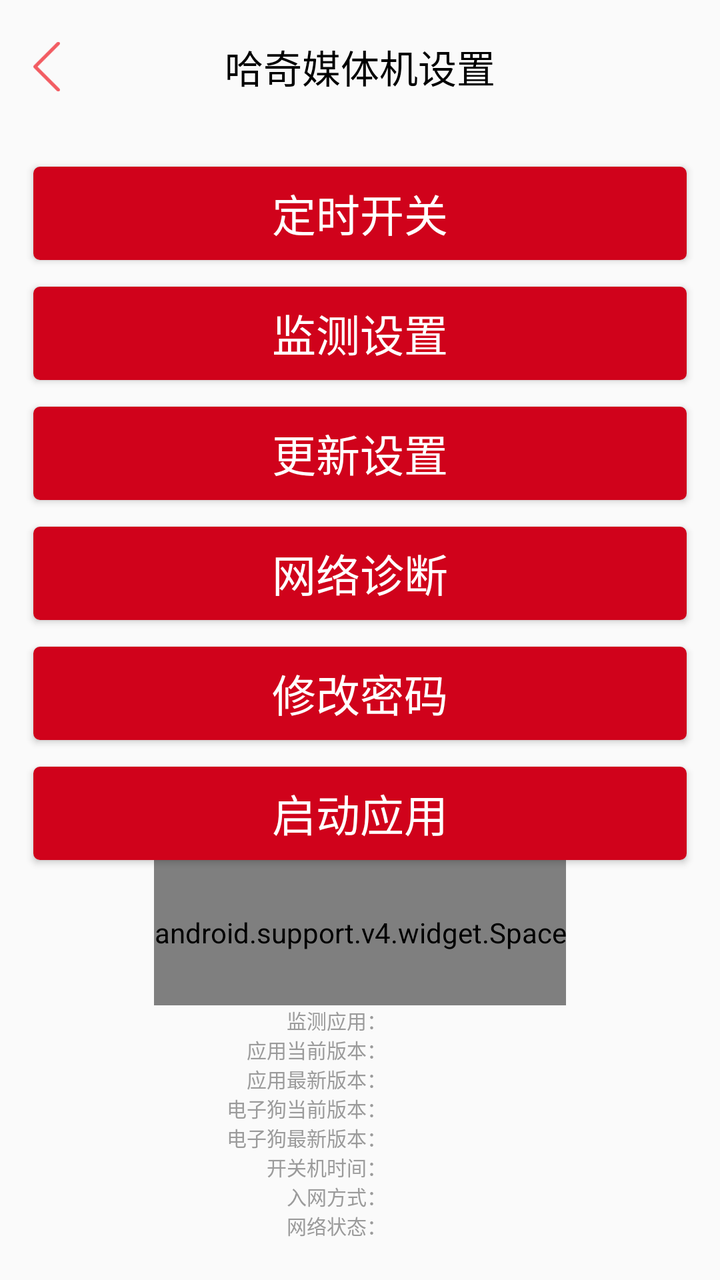
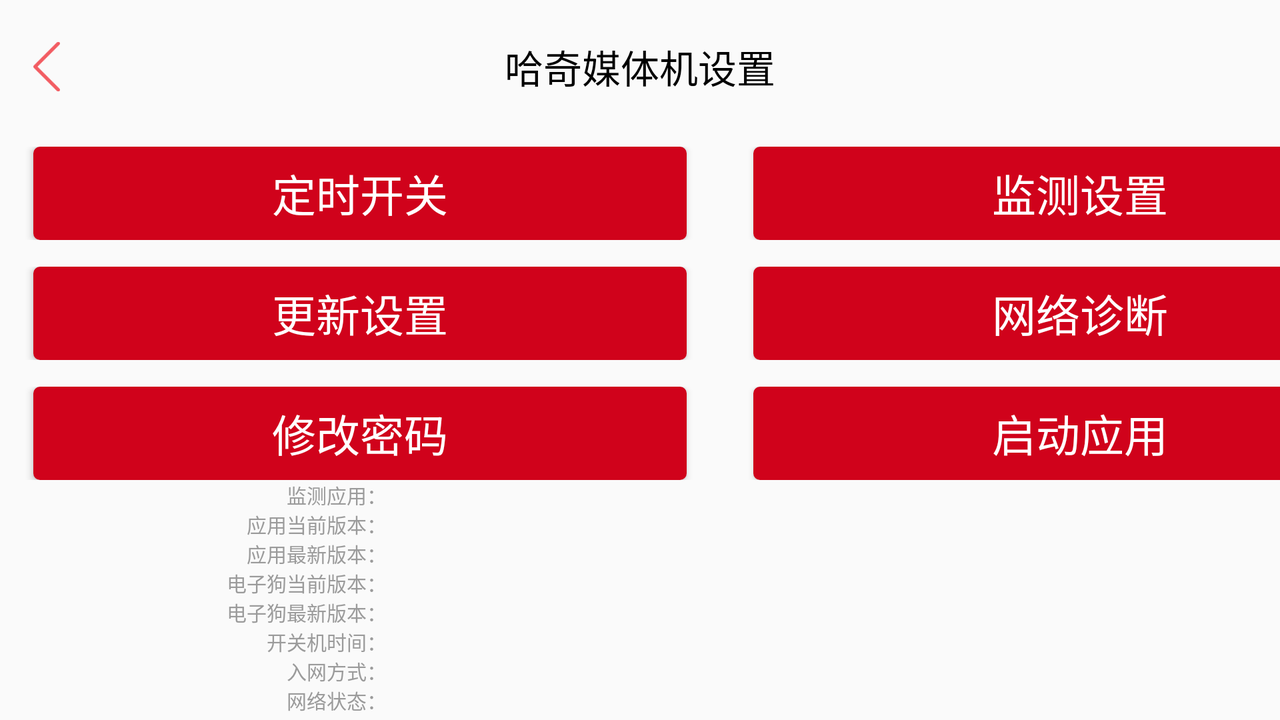

Two renders of one Android screen. The first uses the default layout on a phone; the second uses the alternative layout the repository ships for a different screen configuration, on a matching device. The two XML files are below.
<!-- AndroidManifest.xml: activity theme AppTheme -->
<!-- res/layout/activity_main_menu.xml -->
<LinearLayout xmlns:android="http://schemas.android.com/apk/res/android"
    xmlns:tools="http://schemas.android.com/tools"
    android:layout_width="match_parent"
    android:layout_height="match_parent"
    android:gravity="center_horizontal"
    android:orientation="vertical">

    <include layout="@layout/top_title_layout" />


    <Button
        android:id="@+id/on_off_btn"
        style="@style/ButtonFont"
        android:layout_marginTop="50px"
        android:text="@string/timing_on_off_setting" />

    <Button
        android:id="@+id/edog_seting_btn"
        style="@style/ButtonFont"
        android:layout_marginTop="40px"
        android:text="@string/edog_setting" />

    <Button
        android:id="@+id/btn_check_update"
        style="@style/ButtonFont"
        android:layout_marginTop="40px"
        android:text="@string/update_setting" />

    <Button
        android:id="@+id/btn_check_network"
        style="@style/ButtonFont"
        android:layout_marginTop="40px"
        android:text="@string/check_network" />


    <Button
        android:id="@+id/modify_pwd_setting_btn"
        style="@style/ButtonFont"
        android:layout_marginTop="40px"
        android:text="@string/modify_pwd" />

    <Button
        android:id="@+id/open_puji_guanjia_btn"
        style="@style/ButtonFont"
        android:layout_marginTop="40px"
        android:text="@string/open_puji_guanjia_btn" />

    <android.support.v4.widget.Space
        android:layout_width="wrap_content"
        android:layout_height="wrap_content"
        android:layout_weight="1" />

    <include layout="@layout/layout_main_menu_info" />

</LinearLayout>
<!-- res/layout/top_title_layout.xml (included above) -->
<?xml version="1.0" encoding="utf-8"?>
<RelativeLayout xmlns:android="http://schemas.android.com/apk/res/android"
    xmlns:tools="http://schemas.android.com/tools"
    android:layout_width="match_parent"
    android:layout_height="200px"
    android:layout_alignParentTop="true">

    <TextView
        android:id="@+id/title"
        android:layout_width="wrap_content"
        android:layout_height="wrap_content"
        android:layout_centerInParent="true"
        android:gravity="center_vertical"
        android:text="@string/title"
        android:textColor="#FF000000"
        android:textSize="58px" />

    <ImageView
        android:paddingLeft="50px"
        android:id="@+id/finish"
        android:layout_width="90px"
        android:layout_height="80px"
        android:layout_centerVertical="true"
        android:src="@drawable/iv_back" />

</RelativeLayout>
<!-- res/layout/layout_main_menu_info.xml (included above) -->
<?xml version="1.0" encoding="utf-8"?>
<LinearLayout xmlns:android="http://schemas.android.com/apk/res/android"
    android:layout_width="match_parent"
    android:layout_height="wrap_content"
    android:gravity="center_horizontal"
    android:orientation="vertical"
    android:paddingBottom="60px"
    android:paddingLeft="300px">

    <LinearLayout
        android:layout_width="match_parent"
        android:layout_height="wrap_content"
        android:orientation="horizontal">

        <TextView
            style="@style/MainMenuText"
            android:layout_width="280px"
            android:layout_height="wrap_content"
            android:gravity="right"
            android:text="监测应用：" />

        <TextView
            android:id="@+id/tv_check_name"
            style="@style/MainMenuText"
            android:layout_width="wrap_content"
            android:layout_height="wrap_content" />
    </LinearLayout>


    <LinearLayout
        android:layout_width="match_parent"
        android:layout_height="wrap_content"
        android:orientation="horizontal">

        <TextView
            style="@style/MainMenuText"
            android:layout_width="280px"
            android:layout_height="wrap_content"
            android:gravity="right"
            android:text="应用当前版本：" />

        <TextView
            android:id="@+id/tv_cur_version_code"
            style="@style/MainMenuText"
            android:layout_width="wrap_content"
            android:layout_height="wrap_content" />


    </LinearLayout>

    <LinearLayout
        android:layout_width="match_parent"
        android:layout_height="wrap_content"
        android:orientation="horizontal">

        <TextView
            style="@style/MainMenuText"
            android:layout_width="280px"
            android:layout_height="wrap_content"
            android:gravity="right"
            android:text="应用最新版本：" />

        <TextView
            android:id="@+id/tv_new_version_code"
            style="@style/MainMenuText"
            android:layout_width="wrap_content"
            android:layout_height="wrap_content" />

    </LinearLayout>

    <LinearLayout

        android:layout_width="match_parent"
        android:layout_height="wrap_content"
        android:orientation="horizontal">

        <TextView
            style="@style/MainMenuText"
            android:layout_width="280px"
            android:layout_height="wrap_content"
            android:gravity="right"
            android:singleLine="true"
            android:text="电子狗当前版本：" />

        <TextView
            android:id="@+id/tv_edog_cur_version_code"
            style="@style/MainMenuText"
            android:layout_width="wrap_content"
            android:layout_height="wrap_content" />

    </LinearLayout>

    <LinearLayout
        android:layout_width="match_parent"
        android:layout_height="wrap_content"
        android:orientation="horizontal">

        <TextView
            style="@style/MainMenuText"
            android:layout_width="280px"
            android:layout_height="wrap_content"
            android:gravity="right"
            android:text="电子狗最新版本：" />

        <TextView
            android:id="@+id/tv_edog_new_version_code"
            style="@style/MainMenuText"
            android:layout_width="wrap_content"
            android:layout_height="wrap_content" />

    </LinearLayout>

    <LinearLayout
        android:layout_width="match_parent"
        android:layout_height="wrap_content"
        android:orientation="horizontal">

        <TextView
            style="@style/MainMenuText"
            android:layout_width="280px"
            android:layout_height="wrap_content"
            android:gravity="right"
            android:text="开关机时间：" />

        <TextView
            android:id="@+id/tv_restart_time"
            style="@style/MainMenuText"
            android:layout_width="wrap_content"
            android:layout_height="wrap_content" />

    </LinearLayout>

    <LinearLayout
        android:layout_width="match_parent"
        android:layout_height="wrap_content"
        android:orientation="horizontal">

        <TextView
            style="@style/MainMenuText"
            android:layout_width="280px"
            android:layout_height="wrap_content"
            android:gravity="right"
            android:text="入网方式：" />

        <TextView
            android:id="@+id/tv_network_method"
            style="@style/MainMenuText"
            android:layout_width="wrap_content"
            android:layout_height="wrap_content" />

    </LinearLayout>

    <LinearLayout
        android:layout_width="match_parent"
        android:layout_height="wrap_content"
        android:orientation="horizontal">

        <TextView
            style="@style/MainMenuText"
            android:layout_width="280px"
            android:layout_height="wrap_content"
            android:gravity="right"
            android:text="网络状态：" />

        <TextView
            android:id="@+id/tv_network_status"
            style="@style/MainMenuText"
            android:layout_width="wrap_content"
            android:layout_height="wrap_content" />

    </LinearLayout>

</LinearLayout>
<!-- resources referenced by this layout -->
<resources>
  <!-- drawable iv_back: png bitmap (drawable-hdpi, 605 bytes) -->
  <string name="check_network">网络诊断</string>
  <string name="edog_setting">监测设置</string>
  <string name="modify_pwd">修改密码</string>
  <string name="open_puji_guanjia_btn">启动应用</string>
  <string name="timing_on_off_setting">定时开关</string>
  <string name="title">哈奇媒体机设置</string>
  <string name="update_setting">更新设置</string>
  <style name="ButtonFont" parent="@android:style/TextAppearance.Large">
          <item name="android:layout_width">980px</item>
          <item name="android:layout_height">140px</item>
          <item name="android:gravity">center</item>
          <item name="android:textColor">#ffffff</item>
          <item name="android:background">@drawable/button_selector</item>
          <item name="android:typeface">monospace</item>
      </style>
  <style name="MainMenuText">
          <item name="android:textColor">#9B9B9B</item>
          <item name="android:textSize">30px</item>
      </style>
  <style name="AppTheme" parent="Theme.AppCompat.Light.NoActionBar">
          
          <item name="windowNoTitle">true</item>
          <item name="android:windowFullscreen">true</item>
      </style>
  <!-- drawable button_selector (drawable) -->
  <?xml version="1.0" encoding="utf-8"?>
  <selector xmlns:android="http://schemas.android.com/apk/res/android">
      <item android:drawable="@drawable/setting_button_enabled_false" android:state_enabled="false" />
      <item android:drawable="@drawable/setting_button_press" android:state_pressed="true" />
      <item android:drawable="@drawable/setting_button_normal" android:state_pressed="false" />
  
  </selector>
  <!-- drawable setting_button_enabled_false (drawable) -->
  <?xml version="1.0" encoding="utf-8"?>
  <shape xmlns:android="http://schemas.android.com/apk/res/android"
      android:shape="rectangle">
      <solid android:color="#ececec" />
      <corners android:radius="10px" />
  </shape>
  <!-- drawable setting_button_press (drawable) -->
  <?xml version="1.0" encoding="utf-8"?>
  <shape xmlns:android="http://schemas.android.com/apk/res/android"
      android:shape="rectangle">
      <solid android:color="#ff5f5f" />
      <corners android:radius="10px" />
  </shape>
  <!-- drawable setting_button_normal (drawable) -->
  <?xml version="1.0" encoding="utf-8"?>
  <shape xmlns:android="http://schemas.android.com/apk/res/android"
      android:shape="rectangle">
      <solid android:color="#D0021B" />
      <corners android:radius="10px" />
  </shape>
</resources>
<!-- res/layout-land/activity_main_menu.xml (the repository's variant of the layout above) -->
<!-- drawn on the phone turned sideways -->
<LinearLayout xmlns:android="http://schemas.android.com/apk/res/android"
    xmlns:tools="http://schemas.android.com/tools"
    android:layout_width="match_parent"
    android:layout_height="match_parent"
    android:gravity="center_horizontal"
    android:orientation="vertical">

    <include layout="@layout/top_title_layout" />

    <LinearLayout
        android:layout_width="match_parent"
        android:layout_height="wrap_content"
        android:layout_marginTop="20px"
        android:orientation="horizontal">

        <Button
            android:id="@+id/on_off_btn"
            style="@style/ButtonFont"
            android:layout_marginLeft="50px"
            android:layout_marginRight="50px"
            android:text="@string/timing_on_off_setting" />

        <Button
            android:id="@+id/edog_seting_btn"
            style="@style/ButtonFont"
            android:layout_marginLeft="50px"
            android:layout_marginRight="50px"
            android:text="@string/edog_setting" />

    </LinearLayout>

    <LinearLayout
        android:layout_width="match_parent"
        android:layout_height="wrap_content"
        android:layout_marginTop="40px"
        android:orientation="horizontal">

        <Button
            android:id="@+id/btn_check_update"
            style="@style/ButtonFont"
            android:layout_marginLeft="50px"
            android:layout_marginRight="50px"
            android:text="@string/update_setting" />

        <Button
            android:id="@+id/btn_check_network"
            style="@style/ButtonFont"
            android:layout_marginLeft="50px"
            android:layout_marginRight="50px"
            android:text="@string/check_network" />


    </LinearLayout>

    <LinearLayout
        android:layout_width="match_parent"
        android:layout_height="wrap_content"
        android:layout_marginTop="40px"
        android:orientation="horizontal">

        <Button
            android:id="@+id/modify_pwd_setting_btn"
            style="@style/ButtonFont"
            android:layout_marginLeft="50px"
            android:layout_marginRight="50px"
            android:text="@string/modify_pwd" />

        <Button
            android:id="@+id/open_puji_guanjia_btn"
            style="@style/ButtonFont"
            android:layout_marginLeft="50px"
            android:layout_marginRight="50px"
            android:text="@string/open_puji_guanjia_btn" />

    </LinearLayout>


    <android.support.v4.widget.Space
        android:layout_width="wrap_content"
        android:layout_height="wrap_content"
        android:layout_weight="1" />

    <include layout="@layout/layout_main_menu_info" />

</LinearLayout>
